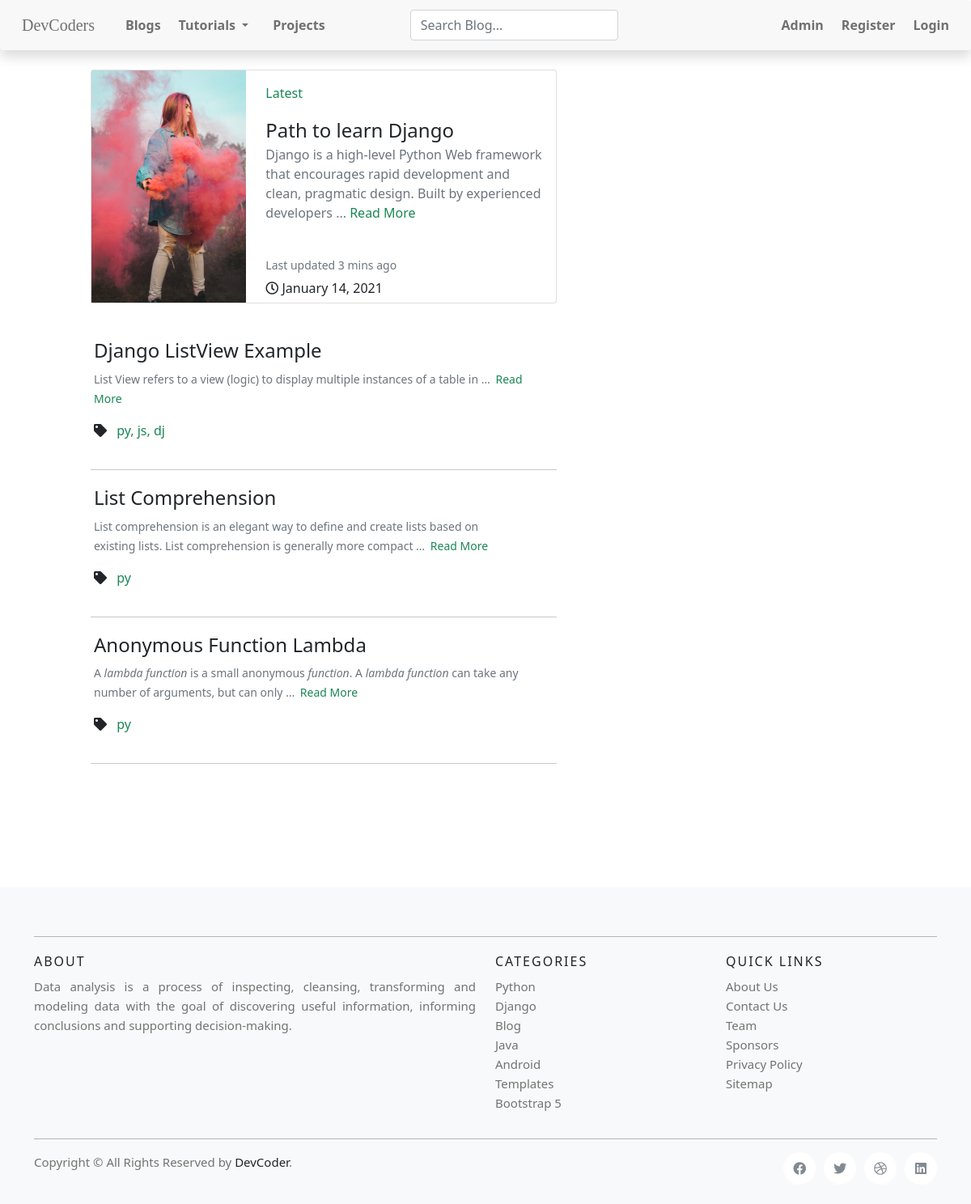
The page /bloglist/ on the database its author committed.
### blog/models.py (models this page shows, shortened)
class BlogDB(models.Model):
    description = models.CharField(max_length=200)
    keywords = MultiSelectField(choices=keyword_choices, max_choices=3)
    author = models.CharField(
        max_length=50, default='http://sdt-inc.github.io/')
    title = models.CharField(max_length=200)
    slug = models.SlugField(max_length=200, null=True, blank=True)
    tag = MultiSelectField(choices=keyword_choices, max_choices=3)
    writer_name = MultiSelectField(
        choices=writer_choices, max_choices=1)
    date = models.DateField(auto_now=timezone.now())
    body = RichTextUploadingField(config_name='special', blank=True, null=True)
    related_page_link = models.CharField(max_length=200)

### blog/views.py (the view)
# urls.py: path('bloglist/', views.BlogListView.as_view(), name='blog_list'),
class BlogListView(ListView):
    model = BlogDB
    paginate_by = 5
    ordering = ['-date']
    template_name = 'blog/blog-list.html'
    def get_context_data(self, **kwargs):
        print("call list view ----------")
        context = super().get_context_data(**kwargs)
        context['current_url'] = 'blog_list'
        return context

### blog/templates/blog/blog-list.html (shortened to what this page needs)
{% extends 'blog/base.html' %}
{% load static %}
{% block bloglistview %}
<div class="row">
    <div class="col-md-1"></div>
    <div class="col-md-6 col-sm-6 col-xs-12">
        <div class="card mb-3" style="max-width: 100%">
            <div class="row g-0">
                <div class="col-md-4">
                    <img src="{% static 'blog/img/django.jpg' %}" alt="..." class="img-fluid" />
                </div>
                <div class="pl-2 col-md-8" style="position: relative;">
                    <div class="card-body">
                        <p><a class="text-decoration-none text-success" href="#">Latest</a></p>
                        <a href="#" class="text-decoration-none fs-4 text-dark">Path to learn Django</a>
                        <p class="text-muted">
                            Django is a high-level Python Web framework that encourages rapid development and
                            clean,
                            pragmatic design. Built by
                            experienced developers ...
                            <a class="text-decoration-none text-success" href="#">Read More</a>
                        </p>
                        <br>
                        <p class="card-text">
                            <small class="text-muted">Last updated 3 mins ago</small>
                        </p>
                        <time style="position: absolute; bottom: 2%; left: 10;"><i class="far fa-clock"></i>
                            January 14, 2021</time>
                    </div>
                </div>
            </div>
        </div>
        <br>
        {% for blog in object_list %}
        <div class="shadow-none p-1">
            <a class="text-decoration-none font-weight-light text-success"
                href="{% url 'blog-detail' slug=blog.slug %}">
                <h4 class="card-title text-capitalize text-dark">{{ blog.title }}</h4>
            </a>
            <small class="font-weight-light text-justify text-muted"> {{ blog.body | truncatewords:15 | safe }}
                <a href="{% url 'blog-detail' slug=blog.slug %}" class="text-decoration-none text-success zoom">Read
                    More</a>
            </small>
            <div class="row">
                <ul style="display: inline;">
                    <li class="pr-2" style="display: inline;"><i class="fas fa-tag"></i></li>
                    <li class="pr-2" style="display: inline;"><a class="text-decoration-none text-success" href="#">
                            {{ blog.get_tag_display|cut:'0' }}
                        </a>
                    </li>
                </ul>
            </div>
        </div>
        <hr>
        {% endfor %}
    </div>
</div>
{% endblock bloglistview %}

### blog/static/blog/css/main.css (style rules this page uses)
* { margin: 0; padding: 0; background: transparent; }
body { font-family: Roboto, sans-serif; text-rendering: optimizeLegibility; color: rgba(0, 0, 0, .84); }
.zoom { padding: 3px; transition: transform .2s; margin: 0 auto; }

### rows shown on the page
BlogDB: title "Django ListView Example", body "List View refers to a view (logic) to display multiple instances of a table in …", tag "py, js, dj"
BlogDB: title "List Comprehension", body "List comprehension is an elegant way to define and create lists based on existing lists . List comprehension is generally more compact …", tag "py"
BlogDB: title "Anonymous Function Lambda", body "A lambda function is a small anonymous function . A lambda function can take any number of arguments, but can only …", tag "py"
